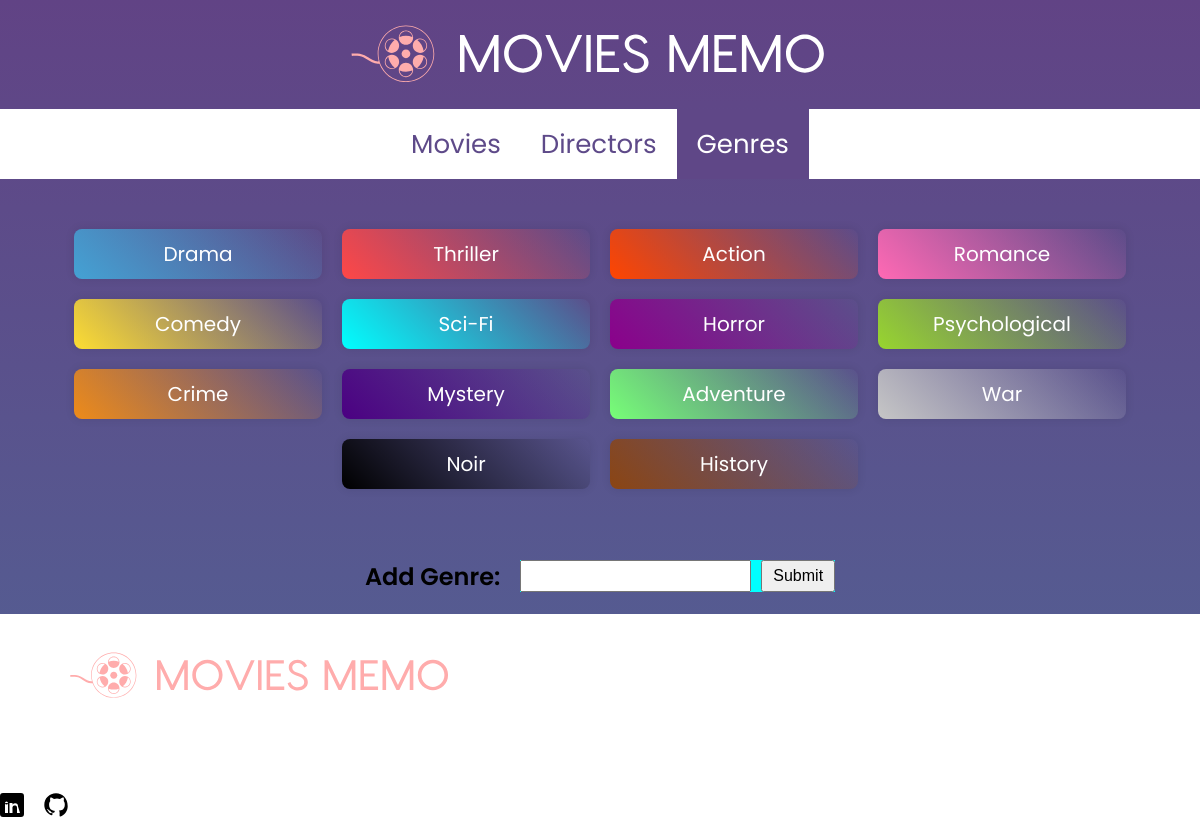
The app's page /genres with its own data.
### Favourite_movies/models.py (models this page shows)
class Genre(models.Model):
    name = models.CharField(max_length=64)
    def __str__(self):
        return f"{self.name}"

### Favourite_movies/views.py (the view)
# urls.py: path("genres", views.genres, name="genres"),
def genres(request):
    return render(request, "genres.html", {
        "genres": Genre.objects.all()
    })

### Favourite_movies/templates/genres.html (shortened to what this page needs)
{% extends "./layout.html" %}
{% block body %}
    <div class="container">
        <div class="genres">
            {% for genre in genres %}
                <a href="{% url 'genre' genre.id %}" class="genre" id="{{genre.name}}">
                    <span>{{ genre }}</span>
                </a>
            {% endfor %}
        </div>
        <div class="form-container">
            <h2>Add Genre:</h2>
            <form action="{% url 'add_genre' %}" method='POST'>
                <input type="text" name="genre">
                <input type="submit">
            </form>
        </div>
    </div>
{% endblock %}

### Favourite_movies/static/css/style.css (style rules this page uses)
body { padding: 0 50px; margin: 0 auto; min-height: 100vh; background: linear-gradient(to bottom, #614385 , #516395); background-repeat: no-repeat; display: flex; flex-direction: column; align-items: center; justify-content: flex-start; font-family: "Poppins"; }
.container { width: 100%; text-align: center; }
a { text-decoration: none; color: white; }
.form-container { display: flex; gap: 20px; justify-content: center; align-items: center; }
.form-container input { padding: 5px 10px; font-size: 16px; }
.form-container form { display: flex; gap: 10px; background-color: aqua; }
.genres { display: flex; flex-wrap: wrap; justify-content: center; align-items: center; gap: 20px; padding: 50px 0; }
.genre { padding: 10px 25px; width: 18%; text-align: center; background-color: yellowgreen; font-size: 20px; border-radius: 8px; box-shadow: 0px 0px 10px rgba(0, 0, 0, 0.1); transition: all 1s; position: relative; }
.genre span { position: relative; z-index: 100; }
.genre::before { content: ''; background-color: rgba(0, 0, 0, 0.07); position: absolute; top: 0; left: 0; width: 100%; height: 100%; opacity: 0; z-index: 0; border-radius: 8px; transition: opacity 1s; }
#Drama { background: linear-gradient(45deg, #44a2d4, transparent); }
#Thriller { background: linear-gradient(45deg, #ff4747, transparent); }
#Action { background: linear-gradient(45deg, #FF4500 , transparent); }
#Romance { background: linear-gradient(45deg, #FF69B4, transparent); }
#Comedy { background: linear-gradient(45deg, #fddd32 , transparent); }
#Sci-Fi { background: linear-gradient(45deg, #00FFFF , transparent); }
#Horror { background: linear-gradient(45deg, #8B008B , transparent); }
#Psychological { background: linear-gradient(45deg, #98d62e , transparent); }
#Crime { background: linear-gradient(45deg, #ee8b19 , transparent); }
#Mystery { background: linear-gradient(45deg, #4B0082 , transparent); }
#Adventure { background: linear-gradient(45deg, #77ff77 , transparent); }
#War { background: linear-gradient(45deg, #c6c6c6 , transparent); }
#Noir { background: linear-gradient(45deg, #000000 , transparent); }
#History { background: linear-gradient(45deg, #8B4513 , transparent); }

### records on screen
Genre: name "Drama"
Genre: name "Thriller"
Genre: name "Action"
Genre: name "Romance"
Genre: name "Comedy"
Genre: name "Sci-Fi"
Genre: name "Horror"
Genre: name "Psychological"
Genre: name "Crime"
Genre: name "Mystery"
Genre: name "Adventure"
Genre: name "War"
Genre: name "Noir"
Genre: name "History"
